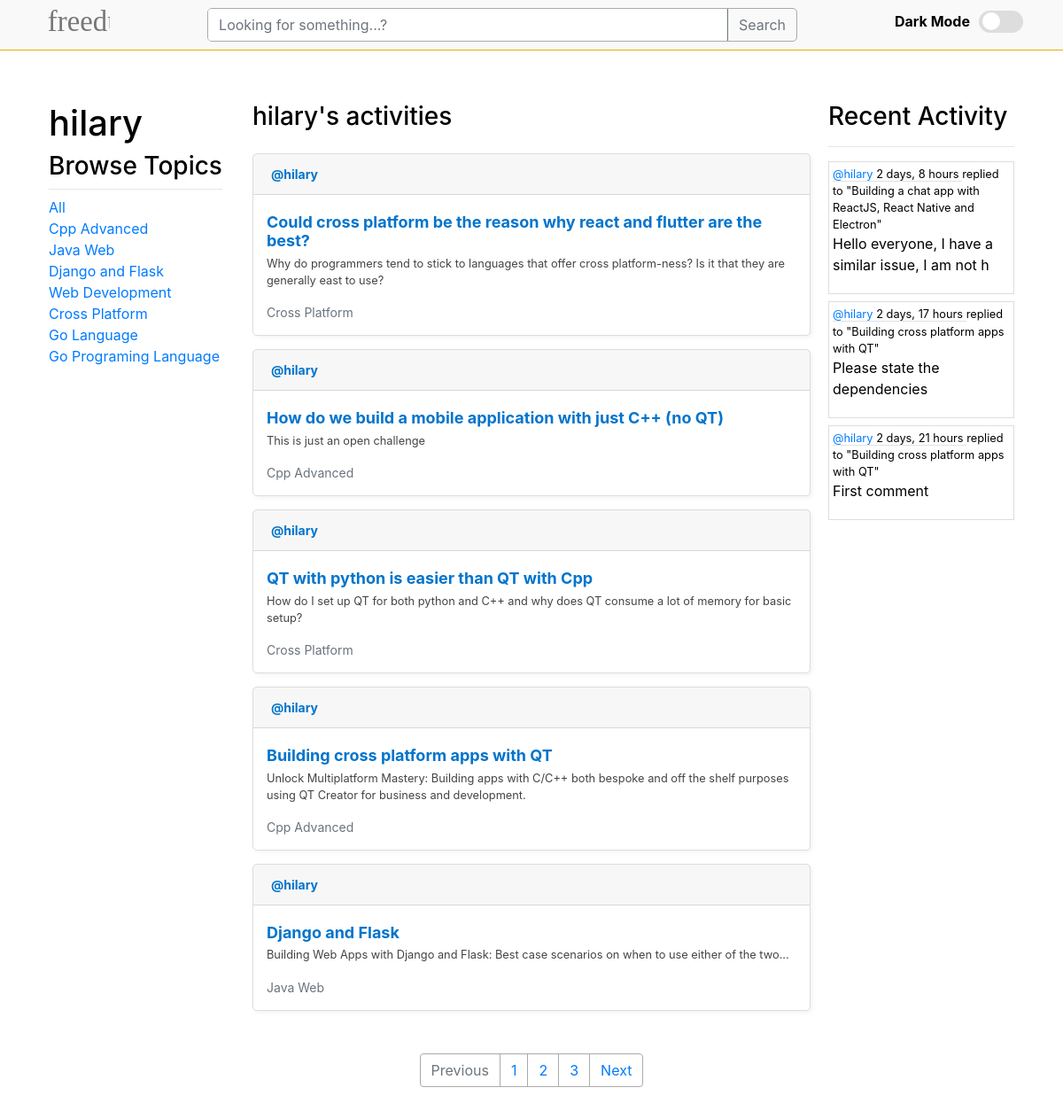
The app's page /profile/1/, older data.
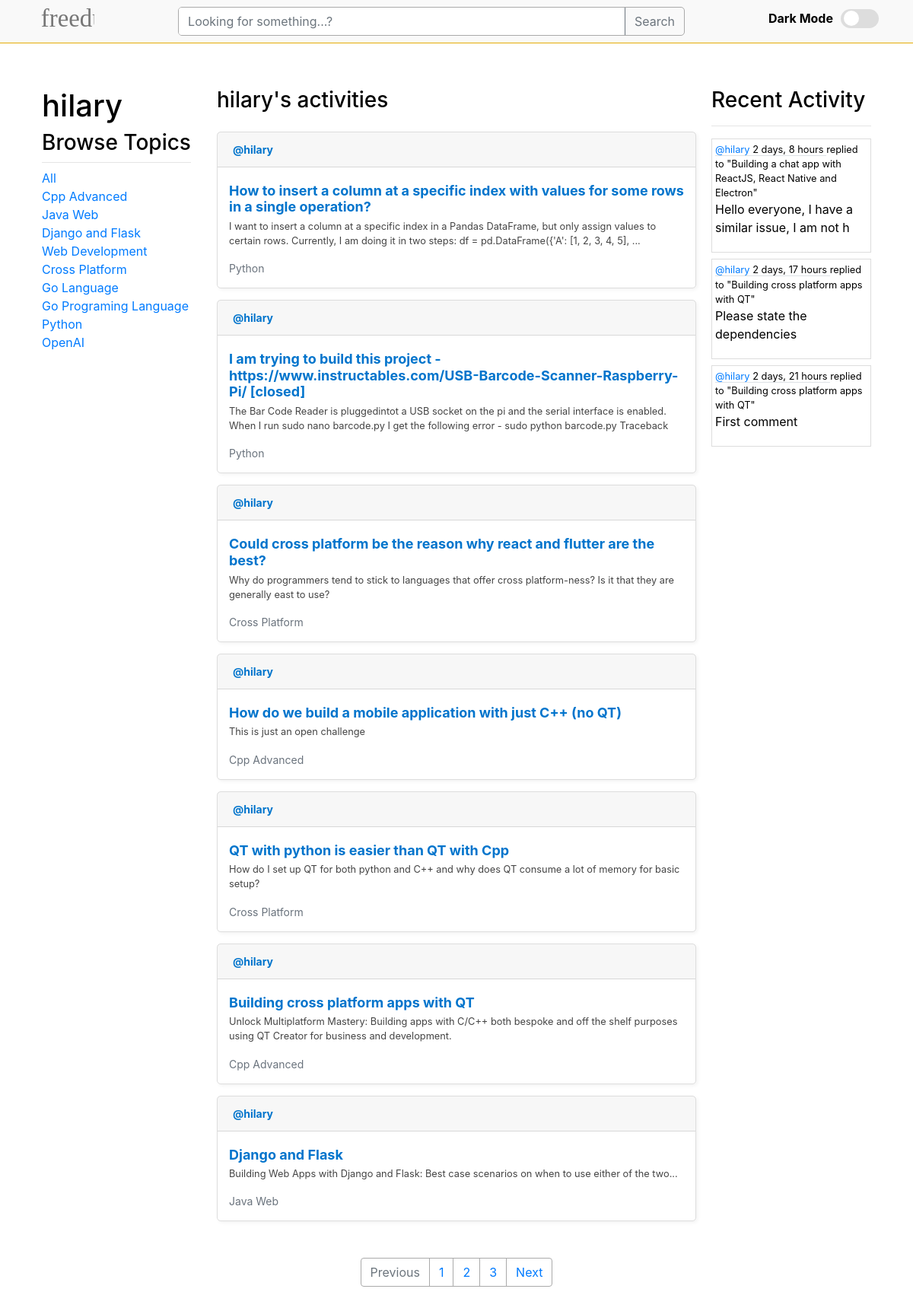
The same page, newer data.
### base/models.py (models this page shows, shortened)
class Topic(models.Model):
    name = models.CharField(max_length=200)

class Room(models.Model):
    host = models.ForeignKey(User, on_delete=models.SET_NULL, null=True)
    topic = models.ForeignKey(Topic, on_delete=models.SET_NULL, null=True)
    name = models.CharField(max_length=200)
    description = models.TextField(null=True, blank=True)
    participants = models.ManyToManyField(
        User, related_name='participants', blank=True)
    updated = models.DateTimeField(auto_now=True)
    created = models.DateTimeField(auto_now_add=True)
    class Meta:
        ordering = ['-updated', '-created']
    def __str__(self):
        return self.name

class Message(models.Model):
    user = models.ForeignKey(User, on_delete=models.CASCADE)
    room = models.ForeignKey(Room, on_delete=models.CASCADE)
    body = models.TextField()
    updated = models.DateTimeField(auto_now=True)
    created = models.DateTimeField(auto_now_add=True)
    class Meta:
        ordering = ['-updated', '-created']
    def __str__(self):
        return self.body[0:50]

### base/views.py (the view)
# urls.py: path('profile/<str:pk>/', views.userProfile, name='user-profile'),
def userProfile(request, pk):
    user = User.objects.get(id=pk)
    rooms = user.room_set.all()
    room_messages = user.message_set.all()
    topics = Topic.objects.all()
    content = {
        'user': user, 'rooms': rooms, 'room_messages': room_messages, 'topics': topics
    }
    return render(request, 'base/profile.html', content)

### base/templates/base/profile.html (shortened to what this page needs)
{% extends "main.html" %} {% block content %}
<div class="home-container container my-5">
    <div class="profile-container">
        <div>
            <div style="position: fixed">
                <h1>{{user.username}}</h1>
                {% include 'base/topics_component.html' %}
            </div>
        </div>
        <div>
            <h3 class="pb-3">{{user.username}}'s activities</h3>
            {% include 'base/feed_component.html' %}
            <nav aria-label="Page navigation example" class="my-5">
                <ul class="pagination justify-content-center">
                    <li class="page-item disabled">
                        <a class="page-link">Previous</a>
                    </li>
                    <li class="page-item">
                        <a class="page-link" href="#">1</a>
                    </li>
                    <li class="page-item">
                        <a class="page-link" href="#">2</a>
                    </li>
                    <li class="page-item">
                        <a class="page-link" href="#">3</a>
                    </li>
                    <li class="page-item">
                        <a class="page-link" href="#">Next</a>
                    </li>
                </ul>
            </nav>
        </div>
        <div>{% include 'base/activity_component.html' %}</div>
    </div>
</div>
{% endblock content %}

### templates/main.html (shortened to what this page needs)
<!DOCTYPE html lang="en-GB">
{% load static %}
<html style="scrollbar-width: none">
    <head>
        <link rel="stylesheet" href="{% static 'css/bootstrap.min.css' %}" />
        <link
            rel="stylesheet"
            href="{% static 'css/main.css' %}"
            media="screen"
        />
    </head>
    <body class="pt-0" style="background-color: var(--bg-color) !important">
        {% include "navbar.html" %}  {% block content %} {% endblock %}
    </body>
</html>

### templates/navbar.html (shortened to what this page needs)
{% load static %}
<div class="parent" style="position: sticky">
    <nav class="bg-body-tertiary container">
        <div
            class="container-fluid d-flex my-0"
            style="justify-content: space-between; align-items: center"
        >
            <a class="my-2" href="/"
                ><img
                    src="{% static 'img/freedumsvg.svg' %}"
                    style="height: 40px"
                    alt="logo"
                    srcset=""
            /></a>
            <form
                action="{% url 'home' %}"
                method="get"
                class="d-flex m-0"
                role="search"
                style="width: 60%"
            >
                <div
                    class="input-group"
                    style="
                        border: solid 1px var(--search-border);
                        border-radius: 5px;
                    "
                >
                    <input
                        class="form-control my-0"
                        type="search"
                        name="q"
                        placeholder="Looking for something...?"
                        aria-label="Search"
                        style="
                            background-color: var(--search-color);
                            border-width: 0px;
                        "
                        aria-describedby="button-addon2"
                    />
                    <button
                        class="btn btn-outline-secondary"
                        type="submit"
                        id="button-addon2"
                        style="
                            border-radius: 0px;
                            border: 0px;
                            border-left: 1px solid;
                        "
                    >
                        Search
                    </button>
                </div>
            </form>
            <label class="toggle-container">
                <span id="toggle-label">Dark Mode</span>
                <div class="toggle-switch">
                    <div class="toggle-circle"></div>
                </div>
            </label>
        </div>
    </nav>
    <hr class="m-0 bg-warning" style="" />
</div>

### base/templates/base/topics_component.html
<h3>Browse Topics</h3>
<div class="my-2" style="width: 100%; height: 1px; background-color: rgba(0, 0, 0, .1);"></div>
<div>
    <a href="{% url "home" %}">All</a>
</div>
{% for topic in topics %}
    <div>
        <a href="{% url "home" %}?q={{topic.name}}">{{topic.name}}</a>
    </div>
{% endfor %}

### base/templates/base/feed_component.html (shortened to what this page needs)
{% for room in rooms%}
<div class="feed-item">
    <div class="feed-header card-header m-0">
        <a href="{% url 'user-profile' room.host.id %}" class="author"
            >@{{ room.host.username }}</a
        >
    </div>
    <div class="feed-item-body">
        <h5 class="feed-title">
            <a href="{% url 'room' room.id %}" class="room-link">{{ room.name }}</a>
        </h5>
        <p class="description">{{room.description}}</p>
        <small class="topic">{{ room.topic.name }}</small>
    </div>
</div>
{% endfor %}

### base/templates/base/activity_component.html (shortened to what this page needs)
<h3 class="fs-3">Recent Activity</h3>
<hr />
{% for message in room_messages %}
<div
    class="mb-2 p-1"
    style="
        border-width: 1px;
        border-style: solid;
        border-color: var(--card-border-color);
    "
>
    <small class="border-bottom">
        <a href="{% url 'user-profile' message.user.id %}">@{{message.user}}</a>
        {{message.created|timesince}}
    </small>
    <small>replied to "{{message.room}}"</small>
    <p>{{message}}</p>
</div>
{% endfor %}

### static/css/main.css (style rules this page uses)
body { background-color: white !important; }
html { scrollbar-width: none !important; }
body { -ms-overflow-style: none !important; }

### templates/main.html (style rules this page uses)
:root { --bg-color: #ffffff; --text-color: #000000; --toggle-bg: #ddd; --toggle-circle: #fff; --card-color: #fff; --card-border-color: #ddd; --nav-bar: #f9f9f9; --search-color: #fff; --search-border: #aaa; --feed-description: #444; --comment-box: #fff; --comment-box-text: #444; --tag-color: #ffd7b5; }
body { background-color: var(--bg-color); color: var(--text-color); transition: background-color 0.3s, color 0.3s; }
.toggle-container { display: flex; align-items: center; gap: 10px; font-size: 16px; font-weight: bold; cursor: pointer; }
.toggle-switch { width: 50px; height: 25px; background-color: var(--toggle-bg); border-radius: 50px; position: relative; transition: background-color 0.3s; }
.toggle-circle { width: 20px; height: 20px; background-color: var(--toggle-circle); border-radius: 50%; position: absolute; top: 50%; left: 4px; transform: translateY(-50%); transition: left 0.3s, background-color 0.3s; }

### templates/navbar.html (style rules this page uses)
.container-fluid { padding-left: 0px; padding-right: 0px; }
li { list-style-type: none; }
.parent { position: sticky; z-index: 1000; top: 0px; background-color: var(--nav-bar); }

### base/templates/base/profile.html (style rules this page uses)
.profile-container { display: grid; grid-template-columns: 1fr 3fr 1fr; gap: 20px; }
.home-container > div { overflow-y: auto; max-height: 100%; padding: 10px; }
.pagination > li > a { background-color: var(--bg-color) !important; border-color: var(--search-border) !important; }

### base/templates/base/feed_component.html (style rules this page uses)
.feed-item { background: var(--card-color); border: 1px solid var(--card-border-color); border-radius: 5px; margin-bottom: 15px; box-shadow: 2px 2px 5px rgba(0, 0, 0, 0.05); }
.feed-item-body { padding: 15px; }
.feed-header { display: flex; justify-content: space-between; align-items: center; font-size: 14px; margin-bottom: 8px; color: #6a737d; }
.author { font-weight: bold; color: #0074cc; text-decoration: none; }
.feed-title { font-size: 18px; margin: 5px 0; }
.room-link { color: #0074cc; text-decoration: none; font-weight: bold; }
.topic { font-size: 14px; color: #6a737d; }
.description { font-size: 0.8em; color: var(--feed-description); }

Row changes from the older to the newer data that the page shows:
added Topic: name "Python"
added Topic: name "OpenAI"
added Room: host.username "hilary", name "How to insert a column at a specific index with values for some rows in a single operation?", description "I want to insert a column at a specific index in a Pandas DataFrame, but only assign values to certain rows. Currently, I am doing it in two steps: df = pd.DataFrame({'A': [1, 2, 3, 4, 5], ...", topic.name "Python"
added Room: host.username "hilary", name "I am trying to build this project - https://www.instructables.com/USB-Barcode-Scanner-Raspberry-Pi/ [closed]", description "The Bar Code Reader is pluggedintot a USB socket on the pi and the serial interface is enabled. When I run sudo nano barcode.py I get the following error - sudo python barcode.py Traceback", topic.name "Python"
